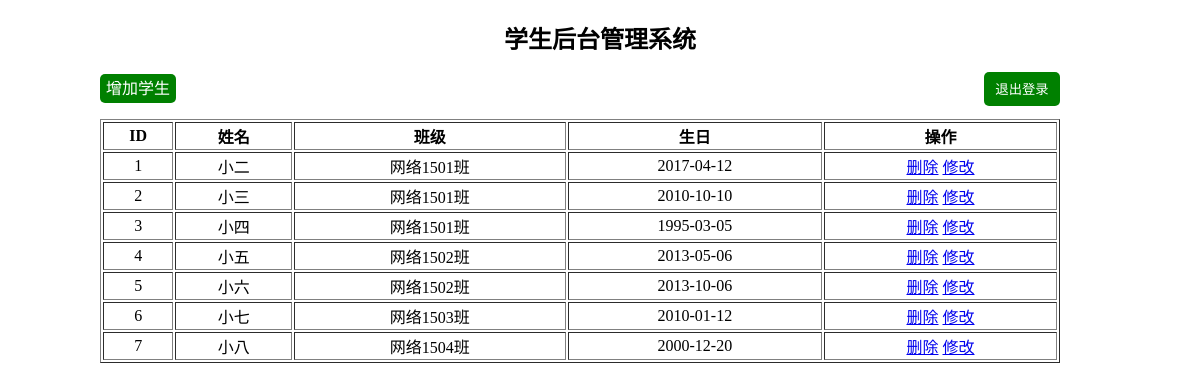
The page / on the database its author committed.
### tables this page shows
CREATE TABLE IF NOT EXISTS `xuesheng` (
  `id` int(11) NOT NULL AUTO_INCREMENT,
  `name` char(10) NOT NULL,
  `classid` int(11) NOT NULL,
  `birthday` date NOT NULL,
  PRIMARY KEY (`id`)
);

CREATE TABLE IF NOT EXISTS `banji` (
  `id` int(11) NOT NULL AUTO_INCREMENT,
  `name` char(10) NOT NULL,
  PRIMARY KEY (`id`)
);

### index.php (the view, shortened to what this page needs)
<!DOCTYPE html>
<html>
<head>
</head>
<body>
<div class="wrapper">
    <h2>学生后台管理系统</h2>
    <div class="add">
        <a href="xuesheng_add.php">增加学生</a>
    </div>
    <div class="tuichu">
        <button onclick="tuichu()">退出登录</button>
    </div>
    <table width="960" border="1">
        <tr>
            <th>ID</th>
            <th>姓名</th>
            <th>班级</th>
            <th>生日</th>
            <th>操作</th>
        </tr>
        <?php
        $link = @mysqli_connect(HOST, USER, PASS) or die("提示：数据库连接失败！");
        mysqli_select_db($link, DBNAME);
        mysqli_query($link, "set names utf8");
        $sql = 'select xuesheng.*,banji.name banji from xuesheng,banji where xuesheng.classid = banji.id';
        $result = mysqli_query($link, $sql);
        while ($record = mysqli_fetch_array($result)) {
            $records[] = $record;
        }
        foreach ($records as $row) :
            echo "<tr>";
            echo "<td>{$row['id']}</td>";
            echo "<td>{$row['name']}</td>";
            echo "<td>{$row['banji']}</td>";
            echo "<td>{$row['birthday']}</td>";
            echo "<td>
							<a href='javascript:del({$row['id']})'>删除</a>
							<a href='xuesheng_bianji.php?id={$row['id']}'>修改</a>
						  </td>";
            echo "</tr>";
        endforeach;
        ?>
    </table>
</div>
</body>
</html>

### index.php (style rules this page uses)
.wrapper { width: 1000px; margin: 20px auto; }
h2 { text-align: center; }
.add { margin-bottom: 20px; }
.add a { text-decoration: none; color: #fff; background-color: green; padding: 6px; border-radius: 5px; }
.tuichu button { text-decoration: none; color: #fff; background-color: green; padding: 6px; border-radius: 5px; float: left; margin-left: 884px; margin-top: -47px; border-style: none; outline: none; height: 34px; width: 76px; }
td { text-align: center; }

### rows shown on the page
xuesheng: id "1", name "小二", banji.name "网络1501班", birthday "2017-04-12"
xuesheng: id "2", name "小三", banji.name "网络1501班", birthday "2010-10-10"
xuesheng: id "3", name "小四", banji.name "网络1501班", birthday "1995-03-05"
xuesheng: id "4", name "小五", banji.name "网络1502班", birthday "2013-05-06"
xuesheng: id "5", name "小六", banji.name "网络1502班", birthday "2013-10-06"
xuesheng: id "6", name "小七", banji.name "网络1503班", birthday "2010-01-12"
xuesheng: id "7", name "小八", banji.name "网络1504班", birthday "2000-12-20"
